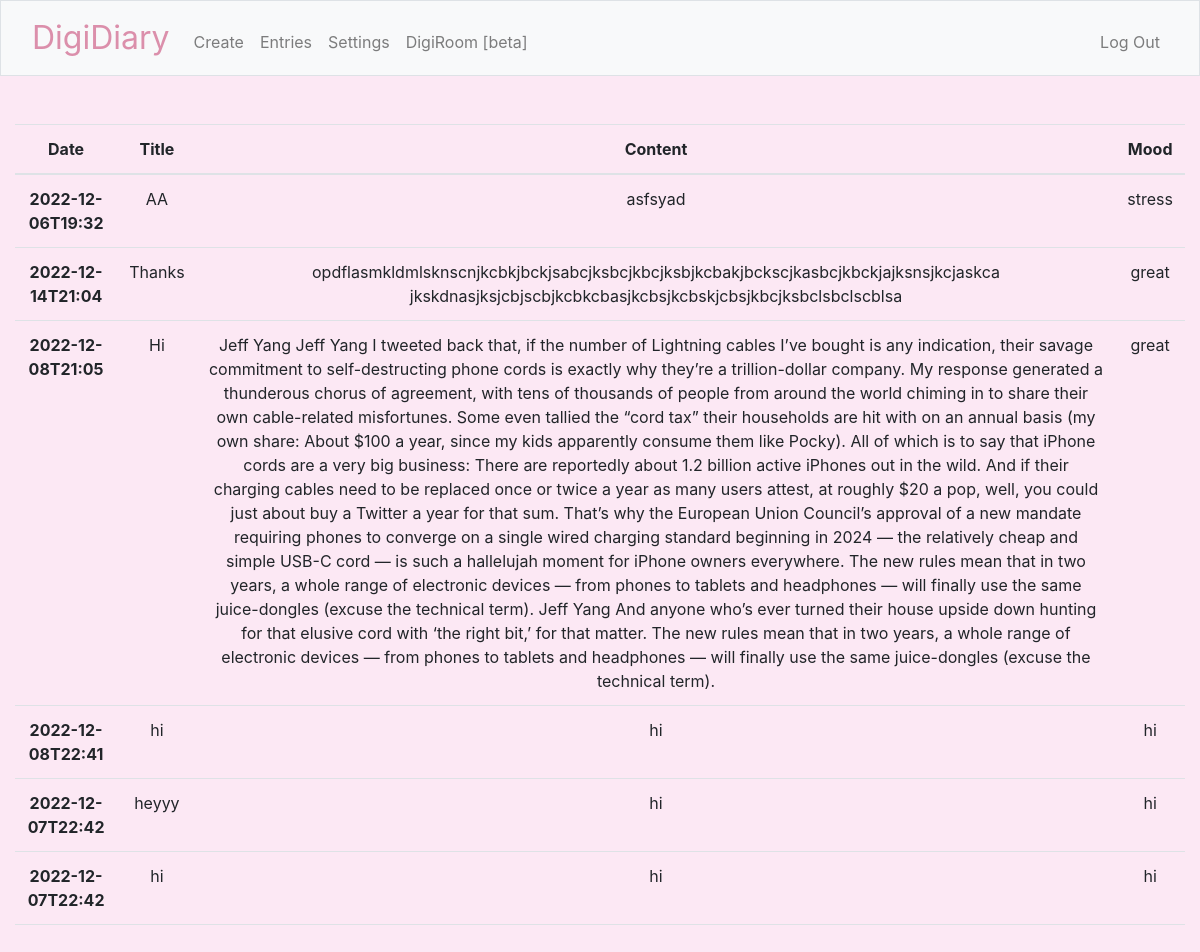
The app's page /entries (signed in) with its own data.
### tables this page shows
CREATE TABLE 'diary' ('id' INTEGER PRIMARY KEY NOT NULL, 'user_id' INTEGER NOT NULL, 'date' DATETIME NOT NULL, 'title' TEXT NOT NULL, 'content' TEXT NOT NULL, 'mood' TEXT NOT NULL);

### app.py (the view)
@app.route("/entries")
@login_required
def entries():
    rows = db.execute("SELECT * FROM users WHERE id = ?", session["user_id"])
    if not rows:
        return apology("Error")
    diaries = db.execute("SELECT * FROM diary where user_id = ?", session["user_id"])
    return render_template("entries.html", diaries=diaries)

### app.py (called while the page is built)
@app.after_request
def after_request(response):
    response.headers["Cache-Control"] = "no-cache, no-store, must-revalidate"
    response.headers["Expires"] = 0
    response.headers["Pragma"] = "no-cache"
    return response

### helpers.py (called while the page is built)
def login_required(f):
    @wraps(f)
    def decorated_function(*args, **kwargs):
        if session.get("user_id") is None:
            return redirect("/login")
        return f(*args, **kwargs)
    return decorated_function

### templates/entries.html (shortened to what this page needs)
{% extends "layout.html" %}
{% block main %}
    <table class="table">
        <thead>
            <tr>
                <th scope="col">Date</th>
                <th scope="col">Title</th>
                <th scope="col">Content</th>
                <th scope="col">Mood</th>
            </tr>
        </thead>
        <tbody>
            {% for diary in diaries %}
                <tr>
                    <th scope="row">{{ diary.date }}</th>
                    <td>{{ diary.title }}</td>
                    <td>{{ diary.content }}</td>
                    <td>{{ diary.mood }}</td>
                </tr>
            {% endfor %}
        </tbody>
    </table>
{% endblock %}

### templates/layout.html (shortened to what this page needs)
<!DOCTYPE html>
<html lang="en">
    <head>
        <link href="https://cdn.jsdelivr.net/npm/bootstrap@5.1.3/dist/css/bootstrap.min.css" rel="stylesheet">
        <link rel="stylesheet" href="https://cdn.jsdelivr.net/npm/bootstrap@4.5.3/dist/css/bootstrap.min.css">
        <link href="/static/styles.css" rel="stylesheet">
    </head>
    <body class="main">
        <nav class="bg-light border navbar navbar-expand-md navbar-light">
            <div class="container-fluid">
                <a class="navbar-brand" href="/"><span class="red">DigiDiary</span></a>
                <div class="collapse navbar-collapse" id="navbar">
                    {% if session["user_id"] %}
                        <ul class="navbar-nav me-auto mt-2">
                            <li class="nav-item"><a class="nav-link" href="/create">Create</a></li>
                            <li class="nav-item"><a class="nav-link" href="/entries">Entries</a></li>
                            <li class="nav-item"><a class="nav-link" href="/settings">Settings</a></li>
                            <li class="nav-item"><a class="nav-link" href="http://localhost:5173/">DigiRoom [beta]</a></li>
                        </ul>
                        <ul class="navbar-nav ms-auto mt-2">
                            <li class="nav-item"><a class="nav-link" href="/logout">Log Out</a></li>
                        </ul>
                    {% else %}
                        <ul class="navbar-nav ms-auto mt-2">
                            <li class="nav-item"><a class="nav-link" href="/register">Register</a></li>
                            <li class="nav-item"><a class="nav-link" href="/login">Log In</a></li>
                        </ul>
                    {% endif %}
                </div>
            </div>
        </nav>
        <main class="container-fluid py-5 text-center">
            {% block main %}{% endblock %}
        </main>
    </body>
</html>

### static/styles.css (style rules this page uses)
nav .navbar-brand { font-size: xx-large; }
nav .navbar-brand .red { color: #db8fab; }
.main { background: #fce8f4; color: #944763; align-items: center; }

### records on screen
diary: date "2022-12-06T19:32", title "AA", content "asfsyad", mood "stress"
diary: date "2022-12-14T21:04", title "Thanks", content "opdflasmkldmlsknscnjkcbkjbckjsabcjksbcjkbcjksbjkcbakjbckscjkasbcjkbckjajksnsjkcjaskca jkskdnasjksjcbjscbjkcbkcbasjkcbsjkcbskjcbsjkbcjksbclsbclscblsa", mood "great"
diary: date "2022-12-08T21:05", title "Hi", content "Jeff Yang Jeff Yang I tweeted back that, if the number of Lightning cables I’ve bought is any indication, their savage commitment to self-destructing phone cords is exactly why they’re a trillion-dollar company. My response generated a thunderous chorus of agreement, with tens of thousands of people from around the world chiming in to share their own cable-related misfortunes. Some even tallied the “cord tax” their households are hit with on an annual basis (my own share: About $100 a year, since my kids apparently consume them like Pocky). All of which is to say that iPhone cords are a very big business: There are reportedly about 1.2 billion active iPhones out in the wild. And if their…", mood "great"
diary: date "2022-12-08T22:41", title "hi", content "hi", mood "hi"
diary: date "2022-12-07T22:42", title "heyyy", content "hi", mood "hi"
diary: date "2022-12-07T22:42", title "hi", content "hi", mood "hi"
